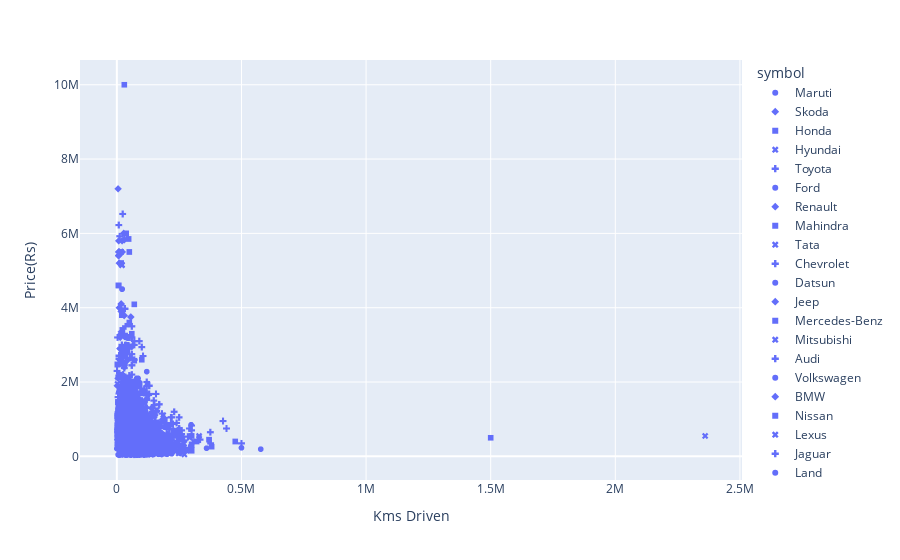

Here is the notebook cell this chart was saved with:
### Markdown cell above
**Selling Price Vs kms Driven**

### Code cell
fig = px.scatter(x=df['km_driven'], y=df['selling_price'], symbol=df['Brand'], labels={'x' : 'Kms Driven', 'y' : 'Price(Rs)'})
fig.show()
